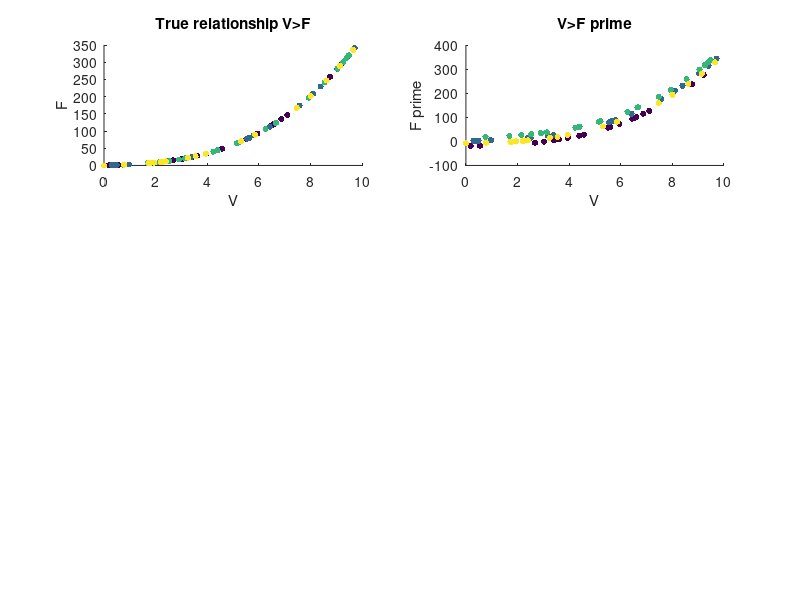

The MATLAB script that drew this image: (Note: this script raises an error after producing the figure.)
clear all;
%Suppose we have a dataset perfectly described by the following
%relationship:
%   F = a*V+b*V^2+d*V^3
%The true coefficient values are:
a=2;
b=0.5;
d=0.3;
coeff_true=[a;b;d];

%   This dataset is collected in 4 series of 20 datapoints each:
series=[repmat(1,20,1);repmat(2,20,1);repmat(3,20,1); repmat(4,20,1)];
[~,s_1st,~] = unique(series);

numpts=length(series); %total number of datapoints

% V values are distributed across all 4 series:
V_in=10*rand(numpts,1);

%The input variables can be assembled in a matrix:
comIN=[V_in,V_in.^2,V_in.^3];

%The true F values can be calculated:
F_true=comIN*coeff_true;

%Plot this true relationship
figure(1)
subplot(3,2,1);
scatter(V_in,F_true,20,series,'filled');
xlabel('V');
ylabel('F');
title('True relationship V>F');

disp('See Figure 1 for true relationship between V and F (global load).');
disp('Press ENTER to continue.');
fprintf('\n');
pause();


%There are tare loads present, however so the reported F value (F') is:
%   F'=F-T_k 
% where T_k is the series tare load

%The true tare values are:
tares_true=[20;-2;-17;8]; 
F_prime=F_true-tares_true(series); %Subtract tares from true global F for F'
%Plot the reported data:
subplot(3,2,2);
scatter(V_in,F_prime,20,series,'filled');
xlabel('V');
ylabel('F prime');
title('V>F prime');

disp('See Figure 1 for true relationship between V and reported load, F prime (global load - tares).');
disp('Press ENTER to continue.');
fprintf('\n');
pause();

%Our goal is to solve for the true coefficients for the relationship V>F.
%We only have access to V and F' to do so, however:

%% Our first approach is regressing for the coefficients, then taking the
%mean of the difference in each series as the tare load:

% Normalize the data for a better conditioned matrix
scale1 = max(abs(comIN));
scale1(scale1==0)=1; %To avoid NaN for channels where RBFs have self-terminated
comIN_1 = comIN./scale1;

xcalib_1 = comIN_1\F_prime; %Solve for coefficients:
xcalib_1 = xcalib_1./scale1'; % De-normalize the coefficients to be used with raw data
coeff_1 = xcalib_1;

%Calculate our approximation without tare correcting:
aprxIN1 = comIN*coeff_1;

%Find residual between F' and approximation:
checkit1 = aprxIN1-F_prime;
taresAllPoints1 = meantare(series,checkit1);
tares1=taresAllPoints1(s_1st);
%Tare subtracted approximation to compare to F_prime
aprxIN1_mTares=aprxIN1-taresAllPoints1;

%Calculate true RMS and tare corrected RMS
RMS1_true=sqrt(mean((aprxIN1-F_true).^2));
RMS1_tareC=sqrt(mean((aprxIN1_mTares-F_prime).^2));
%Calculate Tare RMS
tare_RMS1=sqrt(mean((tares1-tares_true).^2));

%Plot the approximation:
subplot(3,2,3);
scatter(V_in,aprxIN1,20,series,'filled');
xlabel('V');
ylabel('F approx');
title('True load (F) Approximation 1');

subplot(3,2,4);
scatter(V_in,aprxIN1_mTares,20,series,'filled');
xlabel('V');
ylabel('F approx');
title('Tare subracted (F prime) Approximation 1');

disp('Approach 1 calculates coefficients without intercepts, then calculates tares as mean difference between approximation and F prime in each series')
fprintf('RMS between global approximation and true global load: '); fprintf(num2str(RMS1_true)); fprintf('\n');
fprintf('RMS between tare corrected approximation and F_prime: '); fprintf(num2str(RMS1_tareC)); fprintf('\n');
fprintf('RMS between calculated and true tares: '); fprintf(num2str(tare_RMS1)); fprintf('\n');
disp('Press ENTER to continue.');
fprintf('\n');
pause();
%% Our second approach is regressing for the coefficients including a specific intercept term in each series

%We will generate series specific intercepts for each series
comIN2_intercepts=zeros(numpts,max(series));
for i=1:max(series)
    comIN2_intercepts(series==i,i)=1;
end
comIN_2=[comIN,comIN2_intercepts]; %Our predictor variables for regression include the series specific tare intercepts

% Normalize the data for a better conditioned matrix
scale2 = max(abs(comIN_2));
scale2(scale2==0)=1; %To avoid NaN for channels where RBFs have self-terminated
comIN_2 = comIN_2./scale2;

xcalib_2 = comIN_2\F_prime; %Solve for coefficients:
xcalib_2 = xcalib_2./scale2'; % De-normalize the coefficients to be used with raw data

coeff_2 = xcalib_2(1:length(coeff_true)); %Extract coefficients
tares2 = -xcalib_2(length(coeff_true)+1:end); % Tares were solved for with intercept terms
taresAllPoints2 = tares2(series); %Expand out to length of input V

%Calculate our approximation without tare correcting:
aprxIN2 = comIN*coeff_2;

%Tare subtracted approximation to compare to F_prime
aprxIN2_mTares=aprxIN2-taresAllPoints2;

%Calculate true RMS and tare corrected RMS
RMS2_true=sqrt(mean((aprxIN2-F_true).^2));
RMS2_tareC=sqrt(mean((aprxIN2_mTares-F_prime).^2));
%Calculate Tare RMS
tare_RMS2=sqrt(mean((tares2-tares_true).^2));

%Plot the approximation:
subplot(3,2,5);
scatter(V_in,aprxIN2,20,series,'filled');
xlabel('V');
ylabel('F approx');
title('True load (F) Approximation 2');

subplot(3,2,6);
scatter(V_in,aprxIN2_mTares,20,series,'filled');
xlabel('V');
ylabel('F approx');
title('Tare subracted (F prime) Approximation 2');

disp('Approach 2 calculates coefficients with series specific intercepts.  This provides the tares along with coefficients')
fprintf('RMS between global approximation and true global load: '); fprintf(num2str(RMS2_true)); fprintf('\n');
fprintf('RMS between tare corrected approximation and F_prime: '); fprintf(num2str(RMS2_tareC)); fprintf('\n');
fprintf('RMS between calculated and true tares: '); fprintf(num2str(tare_RMS2)); fprintf('\n');
disp('Press ENTER to continue.');
fprintf('\n');
pause()
%% Our third approach is from the Tare formulation provided by Dr. Meade on 4 FEB 20
%% Approach 3A: Calculate coefficients as in approach 1, calculate tares from mean inputs (V) in each series and coefficients

% Normalize the data for a better conditioned matrix
scale3A = max(abs(comIN));
scale3A(scale3A==0)=1; %To avoid NaN for channels where RBFs have self-terminated
comIN_3A = comIN./scale3A;

xcalib_3A = comIN_3A\F_prime; %Solve for coefficients:
xcalib_3A = xcalib_3A./scale3A'; % De-normalize the coefficients to be used with raw data
coeff_3A = xcalib_3A;

%Calculate our approximation without tare correcting:
aprxIN3A = comIN*coeff_3A;

%Determine mean value for each input variable in series for calculating Tares
mean_Term_series=zeros(max(series),size(comIN,2));
comIN_3A_tare=zeros(max(series),size(comIN,2));
for i=1:max(series)
    mean_Term_series(i,:)=mean(comIN(series==i,:),1); %Determine mean for each input variable in series
    comIN_3A_tare(i,:)=mean_Term_series(i,:);
end

%Calculate tares using coefficients and mean input values
tares3A=comIN_3A_tare*coeff_3A;

%Tare subtracted approximation to compare to F_prime
aprxIN3A_mTares=aprxIN3A-tares3A(series);

%Calculate true RMS and tare corrected RMS
RMS3A_true=sqrt(mean((aprxIN3A-F_true).^2));
RMS3A_tareC=sqrt(mean((aprxIN3A_mTares-F_prime).^2));
%Calculate Tare RMS
tare_RMS3A=sqrt(mean((tares3A-tares_true).^2));

%Plot the approximation:
figure(2)
subplot(3,2,1);
scatter(V_in,aprxIN3A,20,series,'filled');
xlabel('V');
ylabel('F approx');
title('True load (F) Approximation 3A');

subplot(3,2,2);
scatter(V_in,aprxIN3A_mTares,20,series,'filled');
xlabel('V');
ylabel('F approx');
title('Tare subracted (F prime) Approximation 3A');

disp('Approach 3A calculates coefficients without intercepts as in Approach 1, then calculates tares using mean input in each series and coefficients')
fprintf('RMS between global approximation and true global load: '); fprintf(num2str(RMS3A_true)); fprintf('\n');
fprintf('RMS between tare corrected approximation and F_prime: '); fprintf(num2str(RMS3A_tareC)); fprintf('\n');
fprintf('RMS between calculated and true tares: '); fprintf(num2str(tare_RMS3A)); fprintf('\n');
disp('Press ENTER to continue.');
fprintf('\n');
pause();

%% Approach 3B: Calculate coefficients using formulation subtracting mean of input in each series (zero mean each series), calculate tares from mean inputs in each series and coefficients
%Determine mean value for each input variable in series for calculating Tares
mean_Term_series=zeros(max(series),size(comIN,2));
comIN_3B_tare=zeros(max(series),size(comIN,2));
for i=1:max(series)
    mean_Term_series(i,:)=mean(comIN(series==i,:),1); %Determine mean for each input variable in series
    comIN_3B_tare(i,:)=mean_Term_series(i,:);
end
comIN_3B=comIN-mean_Term_series(series,:); %Calculate coefficients using comIN corrected with mean voltages

% Normalize the data for a better conditioned matrix
scale3B = max(abs(comIN_3B));
scale3B(scale3B==0)=1; %To avoid NaN
comIN_3B = comIN_3B./scale3B;

xcalib_3B = comIN_3B\F_prime; %Solve for coefficients:
xcalib_3B = xcalib_3B./scale3B'; % De-normalize the coefficients to be used with raw data
coeff_3B = xcalib_3B;

%Calculate our approximation without tare correcting:
aprxIN3B = comIN*coeff_3B;

%Calculate tares using coefficients and mean input values
tares3B=comIN_3B_tare*coeff_3B;

%Tare subtracted approximation to compare to F_prime
aprxIN3B_mTares=aprxIN3B-tares3B(series);

%Calculate true RMS and tare corrected RMS
RMS3B_true=sqrt(mean((aprxIN3B-F_true).^2));
RMS3B_tareC=sqrt(mean((aprxIN3B_mTares-F_prime).^2));
%Calculate Tare RMS
tare_RMS3B=sqrt(mean((tares3B-tares_true).^2));

%Plot the approximation:
subplot(3,2,3);
scatter(V_in,aprxIN3B,20,series,'filled');
xlabel('V');
ylabel('F approx');
title('True load (F) Approximation 3B');

subplot(3,2,4);
scatter(V_in,aprxIN3B_mTares,20,series,'filled');
xlabel('V');
ylabel('F approx');
title('Tare subracted (F prime) Approximation 3B');

disp('Approach 3B calculates coefficients without intercepts using comIN corrected with mean inputs in each series, then calculates tares using mean input in each series and coefficients')
fprintf('RMS between global approximation and true global load: '); fprintf(num2str(RMS3B_true)); fprintf('\n');
fprintf('RMS between tare corrected approximation and F_prime: '); fprintf(num2str(RMS3B_tareC)); fprintf('\n');
fprintf('RMS between calculated and true tares: '); fprintf(num2str(tare_RMS3B)); fprintf('\n');
disp('Press ENTER to continue.');
fprintf('\n');
pause();

%% Approach 3C: Calculate coefficients using formulation subtracting mean of input in each series (zero mean each series), calculate tares from mean difference in each series
%Determine mean value for each input variable in series for calculating Tares
mean_Term_series=zeros(max(series),size(comIN,2));
comIN_3C_tare=zeros(max(series),size(comIN,2));
for i=1:max(series)
    mean_Term_series(i,:)=mean(comIN(series==i,:),1); %Determine mean for each input variable in series
    comIN_3C_tare(i,:)=mean_Term_series(i,:);
end
comIN_3C=comIN-mean_Term_series(series,:); %Calculate coefficients using comIN corrected with mean voltages

% Normalize the data for a better conditioned matrix
scale3C = max(abs(comIN_3C));
scale3C(scale3C==0)=1; %To avoid NaN
comIN_3C = comIN_3C./scale3C;

xcalib_3C = comIN_3C\F_prime; %Solve for coefficients:
xcalib_3C = xcalib_3C./scale3C'; % De-normalize the coefficients to be used with raw data
coeff_3C = xcalib_3C;

%Calculate our approximation without tare correcting:
aprxIN3C = comIN*coeff_3C;

%Find residual between F' and approximation:
checkit3C = aprxIN3C-F_prime;
taresAllPoints3C = meantare(series,checkit3C);
tares3C=taresAllPoints3C(s_1st);
%Tare subtracted approximation to compare to F_prime
aprxIN3C_mTares=aprxIN3C-taresAllPoints3C;

%Calculate true RMS and tare corrected RMS
RMS3C_true=sqrt(mean((aprxIN3C-F_true).^2));
RMS3C_tareC=sqrt(mean((aprxIN3C_mTares-F_prime).^2));
%Calculate Tare RMS
tare_RMS3C=sqrt(mean((tares3C-tares_true).^2));

%Plot the approximation:
subplot(3,2,5);
scatter(V_in,aprxIN3C,20,series,'filled');
xlabel('V');
ylabel('F approx');
title('True load (F) Approximation 3C');

subplot(3,2,6);
scatter(V_in,aprxIN3C_mTares,20,series,'filled');
xlabel('V');
ylabel('F approx');
title('Tare subracted (F prime) Approximation 3C');

disp('Approach 3C calculates coefficients without intercepts using comIN corrected with mean inputs in each series, then calculates tares using mean difference between approximation and F_prime in each series')
fprintf('RMS between global approximation and true global load: '); fprintf(num2str(RMS3C_true)); fprintf('\n');
fprintf('RMS between tare corrected approximation and F_prime: '); fprintf(num2str(RMS3C_tareC)); fprintf('\n');
fprintf('RMS between calculated and true tares: '); fprintf(num2str(tare_RMS3C)); fprintf('\n');
disp('Press ENTER to continue.');
fprintf('\n');
pause();

%% 4th Approach: Regress coefficients, find tares as mean difference, add tares, resolve coefficients
figure(3);

% Normalize the data for a better conditioned matrix
scale4 = max(abs(comIN));
scale4(scale4==0)=1; %To avoid NaN for channels where RBFs have self-terminated
comIN_4 = comIN./scale4;

F_prime_tareC=F_prime;

for i=1:80
    i
xcalib_4 = comIN_4\F_prime_tareC; %Solve for coefficients:
xcalib_4 = xcalib_4./scale4'; % De-normalize the coefficients to be used with raw data
coeff_4 = xcalib_4;

%Calculate our approximation without tare correcting:
aprxIN4 = comIN*coeff_4;

%Find residual between F' and approximation:
checkit4 = aprxIN4-F_prime_tareC;
taresAllPoints4_temp = meantare(series,checkit4);

F_prime_tareC=F_prime_tareC+taresAllPoints4_temp;
taresAllPoints4=F_prime_tareC-F_prime;
tares4=taresAllPoints4(s_1st);

%Tare subtracted approximation to compare to F_prime
aprxIN4_mTares=aprxIN4-taresAllPoints4;

%Calculate true RMS and tare corrected RMS
RMS4_true=sqrt(mean((aprxIN4-F_true).^2));
RMS4_tareC=sqrt(mean((aprxIN4_mTares-F_prime).^2));
%Calculate Tare RMS
tare_RMS4=sqrt(mean((tares4-tares_true).^2));

%Plot the approximation:
subplot(3,2,1);
scatter(V_in,aprxIN4,20,series,'filled');
xlabel('V');
ylabel('F approx');
title('True load (F) Approximation 4');

subplot(3,2,2);
scatter(V_in,aprxIN4_mTares,20,series,'filled');
xlabel('V');
ylabel('F approx');
title('Tare subracted (F prime) Approximation 4');

disp('Approach 4 calculates coefficients without intercepts, then calculates tares as mean difference between approximation and F prime in each series')
fprintf('RMS between global approximation and true global load: '); fprintf(num2str(RMS4_true)); fprintf('\n');
fprintf('RMS between tare corrected approximation and F_prime: '); fprintf(num2str(RMS4_tareC)); fprintf('\n');
fprintf('RMS between calculated and true tares: '); fprintf(num2str(tare_RMS4)); fprintf('\n');
disp('Press ENTER to continue.');
fprintf('\n');
pause();
end